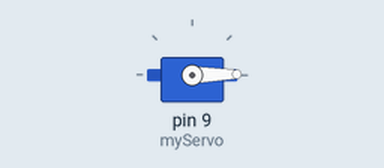
Recording of a sketch running on a simulated Arduino Uno, built with avr-gcc and run on an emulated ATmega328P. Parts: servo.

Above: at 0.55 s.
At 1.8 s:
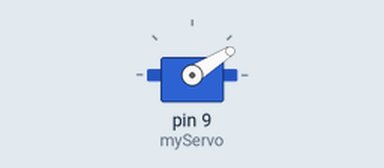
At 2.45 s:
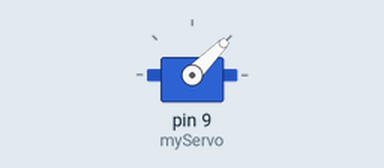
At 4.35 s:
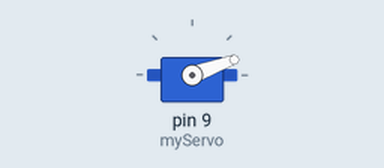
Timing chart, 0 to 7.9 s (numbered marks = the images above):
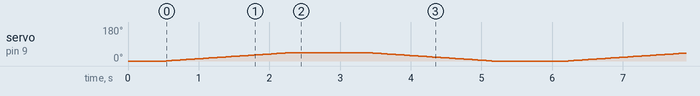

The sketch:

single_digi_servo_control2_IMRAF.ino
```cpp
#include <Servo.h>

Servo myServo;  // Create the servo object

void setup() {
  myServo.attach(9);  // Signal wire on Pin 9
  myServo.write(0);   // Initialize at 0 degrees
  delay(500);         // Wait for it to get there
}

void loop() {
  // SLOW MOVE: 0 to 45 degrees
  for (int pos = 0; pos <= 45; pos++) {
    myServo.write(pos);
    delay(40); // Increase this number to go even slower
  }

  delay(1000); // Wait 1 second at the 45-degree mark

  // SLOW MOVE: 45 back to 0 degrees
  for (int pos = 45; pos >= 0; pos--) {
    myServo.write(pos);
    delay(40);
  }

  delay(1000); // Wait 1 second before repeating
}
```
